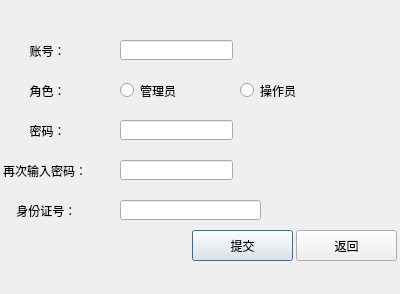
<?xml version="1.0" encoding="UTF-8"?>
<ui version="4.0">
 <class>register_Dialog</class>
 <widget class="QDialog" name="register_Dialog">
  <property name="geometry">
   <rect>
    <x>0</x>
    <y>0</y>
    <width>400</width>
    <height>294</height>
   </rect>
  </property>
  <property name="windowTitle">
   <string>Dialog</string>
  </property>
  <widget class="QLabel" name="userName_label">
   <property name="geometry">
    <rect>
     <x>3</x>
     <y>40</y>
     <width>111</width>
     <height>21</height>
    </rect>
   </property>
   <property name="text">
    <string>        账号：</string>
   </property>
  </widget>
  <widget class="QLabel" name="role_label">
   <property name="geometry">
    <rect>
     <x>3</x>
     <y>80</y>
     <width>111</width>
     <height>21</height>
    </rect>
   </property>
   <property name="text">
    <string>        角色：</string>
   </property>
  </widget>
  <widget class="QLabel" name="passWord_label">
   <property name="geometry">
    <rect>
     <x>3</x>
     <y>120</y>
     <width>111</width>
     <height>21</height>
    </rect>
   </property>
   <property name="text">
    <string>        密码：</string>
   </property>
  </widget>
  <widget class="QLabel" name="again_label">
   <property name="geometry">
    <rect>
     <x>3</x>
     <y>160</y>
     <width>111</width>
     <height>21</height>
    </rect>
   </property>
   <property name="text">
    <string>再次输入密码：</string>
   </property>
  </widget>
  <widget class="QLabel" name="ID_label">
   <property name="geometry">
    <rect>
     <x>3</x>
     <y>200</y>
     <width>111</width>
     <height>21</height>
    </rect>
   </property>
   <property name="text">
    <string>    身份证号：</string>
   </property>
  </widget>
  <widget class="QLineEdit" name="name_lineEdit">
   <property name="geometry">
    <rect>
     <x>120</x>
     <y>40</y>
     <width>113</width>
     <height>20</height>
    </rect>
   </property>
  </widget>
  <widget class="QLineEdit" name="passWord_lineEdit">
   <property name="geometry">
    <rect>
     <x>120</x>
     <y>120</y>
     <width>113</width>
     <height>20</height>
    </rect>
   </property>
  </widget>
  <widget class="QLineEdit" name="again_lineEdit">
   <property name="geometry">
    <rect>
     <x>120</x>
     <y>160</y>
     <width>113</width>
     <height>20</height>
    </rect>
   </property>
  </widget>
  <widget class="QLineEdit" name="ID_lineEdit">
   <property name="geometry">
    <rect>
     <x>120</x>
     <y>200</y>
     <width>141</width>
     <height>20</height>
    </rect>
   </property>
  </widget>
  <widget class="QPushButton" name="commit_pushButton">
   <property name="geometry">
    <rect>
     <x>192</x>
     <y>230</y>
     <width>101</width>
     <height>31</height>
    </rect>
   </property>
   <property name="text">
    <string>提交</string>
   </property>
  </widget>
  <widget class="QRadioButton" name="manager_radioButton">
   <property name="geometry">
    <rect>
     <x>120</x>
     <y>80</y>
     <width>89</width>
     <height>21</height>
    </rect>
   </property>
   <property name="text">
    <string>管理员</string>
   </property>
  </widget>
  <widget class="QRadioButton" name="operator_radioButton">
   <property name="geometry">
    <rect>
     <x>240</x>
     <y>80</y>
     <width>89</width>
     <height>21</height>
    </rect>
   </property>
   <property name="text">
    <string>操作员</string>
   </property>
  </widget>
  <widget class="QLabel" name="remindAgain_label">
   <property name="geometry">
    <rect>
     <x>250</x>
     <y>161</y>
     <width>141</width>
     <height>21</height>
    </rect>
   </property>
   <property name="text">
    <string/>
   </property>
  </widget>
  <widget class="QLabel" name="remindName_label">
   <property name="geometry">
    <rect>
     <x>250</x>
     <y>40</y>
     <width>141</width>
     <height>21</height>
    </rect>
   </property>
   <property name="text">
    <string/>
   </property>
  </widget>
  <widget class="QLabel" name="remindEmpty_label">
   <property name="geometry">
    <rect>
     <x>10</x>
     <y>230</y>
     <width>181</width>
     <height>31</height>
    </rect>
   </property>
   <property name="text">
    <string/>
   </property>
  </widget>
  <widget class="QLabel" name="remindID_label">
   <property name="geometry">
    <rect>
     <x>270</x>
     <y>201</y>
     <width>121</width>
     <height>21</height>
    </rect>
   </property>
   <property name="text">
    <string/>
   </property>
  </widget>
  <widget class="QLabel" name="sameID_label">
   <property name="geometry">
    <rect>
     <x>11</x>
     <y>264</y>
     <width>271</width>
     <height>25</height>
    </rect>
   </property>
   <property name="text">
    <string/>
   </property>
  </widget>
  <widget class="QPushButton" name="getBack_pushButton">
   <property name="geometry">
    <rect>
     <x>296</x>
     <y>230</y>
     <width>101</width>
     <height>31</height>
    </rect>
   </property>
   <property name="text">
    <string>返回</string>
   </property>
  </widget>
  <widget class="QLabel" name="label">
   <property name="geometry">
    <rect>
     <x>0</x>
     <y>0</y>
     <width>400</width>
     <height>294</height>
    </rect>
   </property>
   <property name="styleSheet">
    <string notr="true">border-image: url(:/backGround.jpg);</string>
   </property>
   <property name="text">
    <string/>
   </property>
  </widget>
  <zorder>label</zorder>
  <zorder>userName_label</zorder>
  <zorder>role_label</zorder>
  <zorder>passWord_label</zorder>
  <zorder>again_label</zorder>
  <zorder>ID_label</zorder>
  <zorder>name_lineEdit</zorder>
  <zorder>passWord_lineEdit</zorder>
  <zorder>again_lineEdit</zorder>
  <zorder>ID_lineEdit</zorder>
  <zorder>commit_pushButton</zorder>
  <zorder>manager_radioButton</zorder>
  <zorder>operator_radioButton</zorder>
  <zorder>remindAgain_label</zorder>
  <zorder>remindName_label</zorder>
  <zorder>remindEmpty_label</zorder>
  <zorder>remindID_label</zorder>
  <zorder>sameID_label</zorder>
  <zorder>getBack_pushButton</zorder>
 </widget>
 <resources/>
 <connections/>
</ui>
